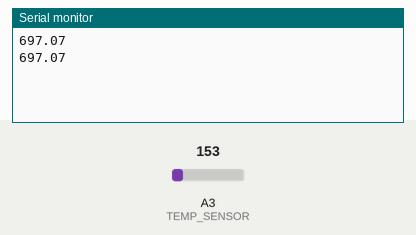
Bench run of a sketch on a simulated Arduino Uno, built with avr-gcc and run on an emulated ATmega328P. On the bench: the last lines printed to the serial monitor. Inputs (shaded band) come from the test bench; at power-on: A3 (TEMP_SENSOR) = 153.

Above: at 1.8 s.
1.9 s: A3 (TEMP_SENSOR) set to 165
At 2.8 s:
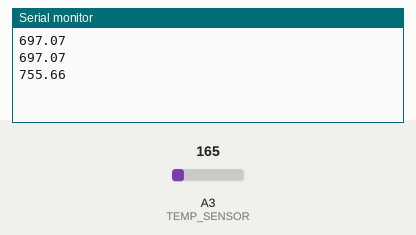
3.4 s: A3 (TEMP_SENSOR) set to 175
At 4.4 s:
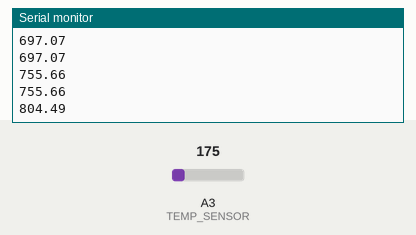
Timing chart, 0 to 6.4 s (numbered marks = the images above; inputs shaded):
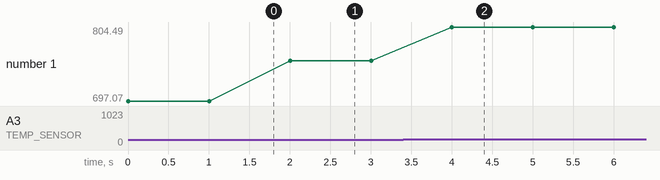

The sketch:

Temp-sensor.ino
```cpp
#define TEMP_SENSOR A3

void setup() {
  Serial.begin(9600);
}

void loop() {
  float temp = getVoltage();

  temp = (temp - 0.5) * 100;

  Serial.println(temp);
  delay(1000);
}

float getVoltage(){
  return (analogRead(TEMP_SENSOR) * 0.04882814);
}
```

Measured:
- after the input at 1.9 s, the serial monitor: prints a new line after 0.10 s (image 1)
- after the input at 3.4 s, the serial monitor: prints a new line after 0.60 s (image 2)
- plotted number 1: 697.07 → 755.66 after the input at 1.9 s, 755.66 → 804.49 after the input at 3.4 s
